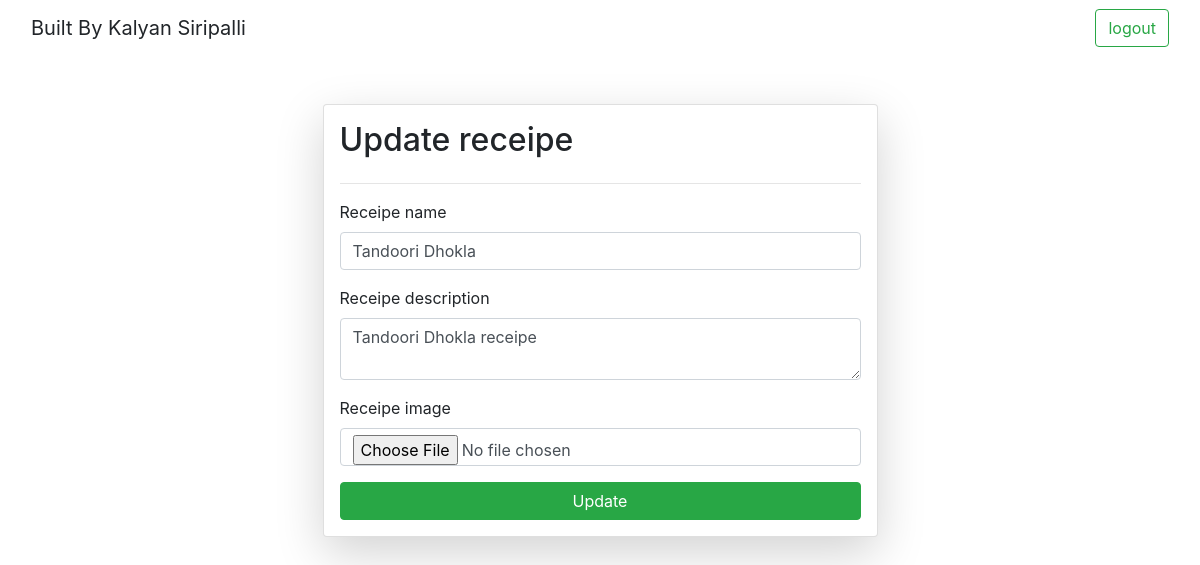
The page /update-receipe/16/ (signed in) on the database its author committed.
### receipeApp/models.py (models this page shows)
class Receipe(models.Model):
    user=models.ForeignKey(User, on_delete=models.SET_NULL, null=True, blank=True)
    receipe_name=models.CharField(max_length=100)
    receipe_description=models.TextField()
    receipe_image=models.ImageField(upload_to="receipe")

### receipeApp/views.py (the view, shortened to what this page needs)
# urls.py: path('update-receipe/<id>/', update_receipe),
@login_required(login_url="/login/")
def update_receipe(request,id):
    queryset=Receipe.objects.get(id=id)
    context={'receipe':queryset}
    return render(request, 'update_receipe.html', context)

### receipeApp/templates/update_receipe.html (shortened to what this page needs)
{% extends "base.html" %}
{% block start %}
    <div class="container mt-5">
        <form class="col-6 mx-auto card p-3 shadow-lg" method="post" enctype="multipart/form-data">
            <h2>Update receipe</h2>
            <hr>
            <div class="mb-3">
              <label for="exampleInputEmail1" class="form-label">Receipe name</label>
              <input name="receipe_name" value="{{receipe.receipe_name}}" required type="text" class="form-control" >
            </div>
            <div class="mb-3">
              <label for="exampleInputPassword1" class="form-label">Receipe description</label>
              <textarea name="receipe_description"  required class="form-control">{{receipe.receipe_description}}</textarea>
            </div>
            <div class="mb-3">
                <label for="exampleInputPassword1" class="form-label">Receipe image</label>
                <input name="receipe_image" type="file" class="form-control" >
              </div>
            <button type="submit" class="btn btn-success">Update</button>
          </form>
    </div>
{% endblock %}

### rows shown on the page
Receipe: receipe_name "Tandoori Dhokla", receipe_description "Tandoori Dhokla receipe"
